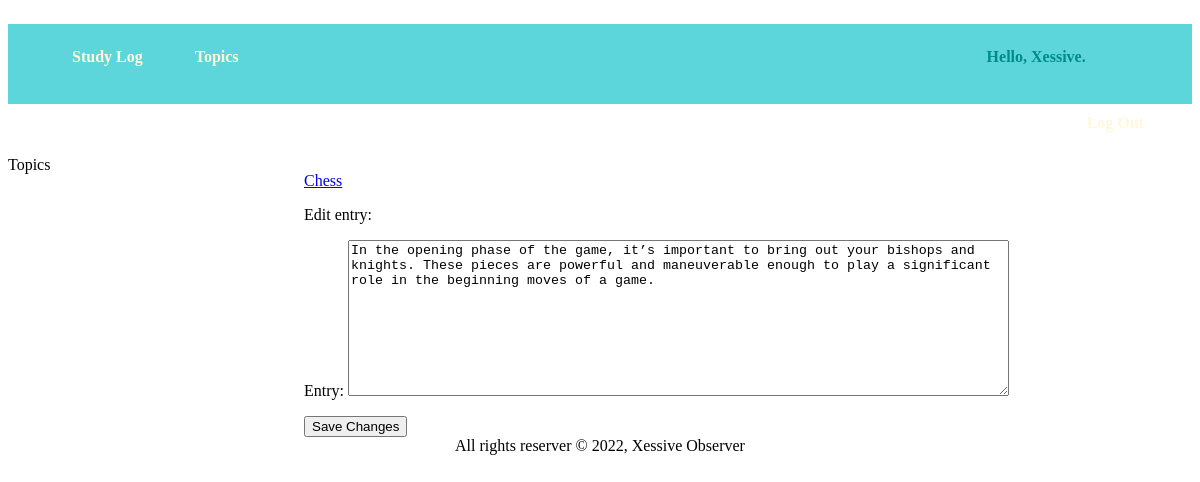
The page /edit_entry/2/ (signed in) on the database its author committed.
### StudyLogs/models.py (models this page shows, shortened)
class Topic(models.Model):
    text = models.CharField(max_length=200)
    date_added = models.DateTimeField(auto_now_add=True)
    owner = models.ForeignKey(User, on_delete=models.CASCADE)
    def __str__(self):
        return self.text

class Entry(models.Model):
    topic = models.ForeignKey(Topic, on_delete=models.CASCADE)
    text = models.TextField()
    date_added = models.DateTimeField(auto_now_add=True)
    class Meta:
        verbose_name_plural = 'entries'

### StudyLogs/views.py (the view)
# urls.py: path('edit_entry/<int:entry_id>/', views.edit_entry, name='edit_entry'),
@login_required
def edit_entry(request, entry_id):
    entry = Entry.objects.get(id=entry_id)
    topic = entry.topic
    if topic.owner != request.user:
        raise Http404
    if request.method != 'POST':
        form = EntryForm(instance=entry)
    else:
        form = EntryForm(instance=entry, data=request.POST)
        if form.is_valid():
            form.save()
            return redirect('StudyLogs:topic', topic_id=topic.id)
    context = {'entry': entry, 'topic': topic, 'form': form}
    return render(request, 'StudyLogs/edit_entry.html', context)

### StudyLogs/forms.py
class EntryForm(forms.ModelForm):
    class Meta:
        model = Entry
        fields = ['text']
        labels = {'text': 'Entry:'}
        widgets = {'text': forms.Textarea(attrs={'cols': 80})}

### StudyLogs/templates/StudyLogs/edit_entry.html (shortened to what this page needs)
{% extends 'StudyLogs/base.html' %}
{% block content %}
    <p>
        <a href="{% url 'StudyLogs:topic' topic.id %}">{{ topic }}</a>
    </p>
    <p>
        Edit entry:
    </p>
    <form action="{% url 'StudyLogs:edit_entry' entry.id %}" method="POST">
        {{ form.as_p }}
        <button>Save Changes</button>
    </form>
{% endblock content %}

### StudyLogs/templates/StudyLogs/base.html (shortened to what this page needs)
{% load static %}
<!DOCTYPE html>
<html lang="en">
<head>
    {% block css %}
        <link rel="stylesheet" href="{% static 'css/base.css' %}">
        <link rel="stylesheet" href="{% static 'css/index.css' %}">
    {% endblock css %}
</head>
<body>
    <div class="container">
        <header class="header">
            <nav>
                <ul>
                    <li class="nav-link">
                        <a href="{% url 'StudyLogs:index' %}">Study Log</a>
                    </li class="nav-link">
                    <li class="nav-link">
                        <a href="{% url 'StudyLogs:topics' %}">Topics</a>
                    </li class="nav-link">
                    <span style="margin-left: 45em; color: darkcyan; font-weight: bold;">
                        {% if user.is_authenticated %}
                        Hello, {{ user.username }}.
                    </span>
                    <li class="nav-link" style="float: inline-end; margin-right: 3em;">
                        <a href="{% url 'users:logout' %}">Log out</a>
                    </li class="nav-link">
                    {% endif %}
                </ul>
            </nav>
        </header>
        <aside class="aside">{% block aside %}Topics{% endblock aside %}</aside>
        <article class="article">{% block content%}{% endblock content %}</article>
        <footer class="footer">All rights reserver &copy; 2022, Xessive Observer</footer>
    </div>
</body>
</html>

### StudyLogs/static/css/base.css (style rules this page uses)
nav { background-color: rgb(92, 214, 218); height: 10vh; vertical-align: middle; max-width: 100%; border: none; }
.nav-link { margin: 1.5em; list-style: none; display: inline-block; text-transform: capitalize; }
.nav-link a { text-decoration: none; color:cornsilk; font-weight: bolder; }
.header { grid-area: header; }
.aside { grid-area: sidebar; }
.article { grid-area: content; }
.footer { grid-area: footer; text-align: center; }
.container { display: grid; grid-auto-columns: 1fr 3fr; grid-template-areas: "header header" "sidebar content" "footer footer"; }

### rows shown on the page
Topic: text "Chess"
Entry: text "In the opening phase of the game, it’s important to bring out your bishops and knights. These pieces are powerful and maneuverable enough to play a significant role in the beginning moves of a game."

### other values the page prints
{{ user.username }} "Xessive"
